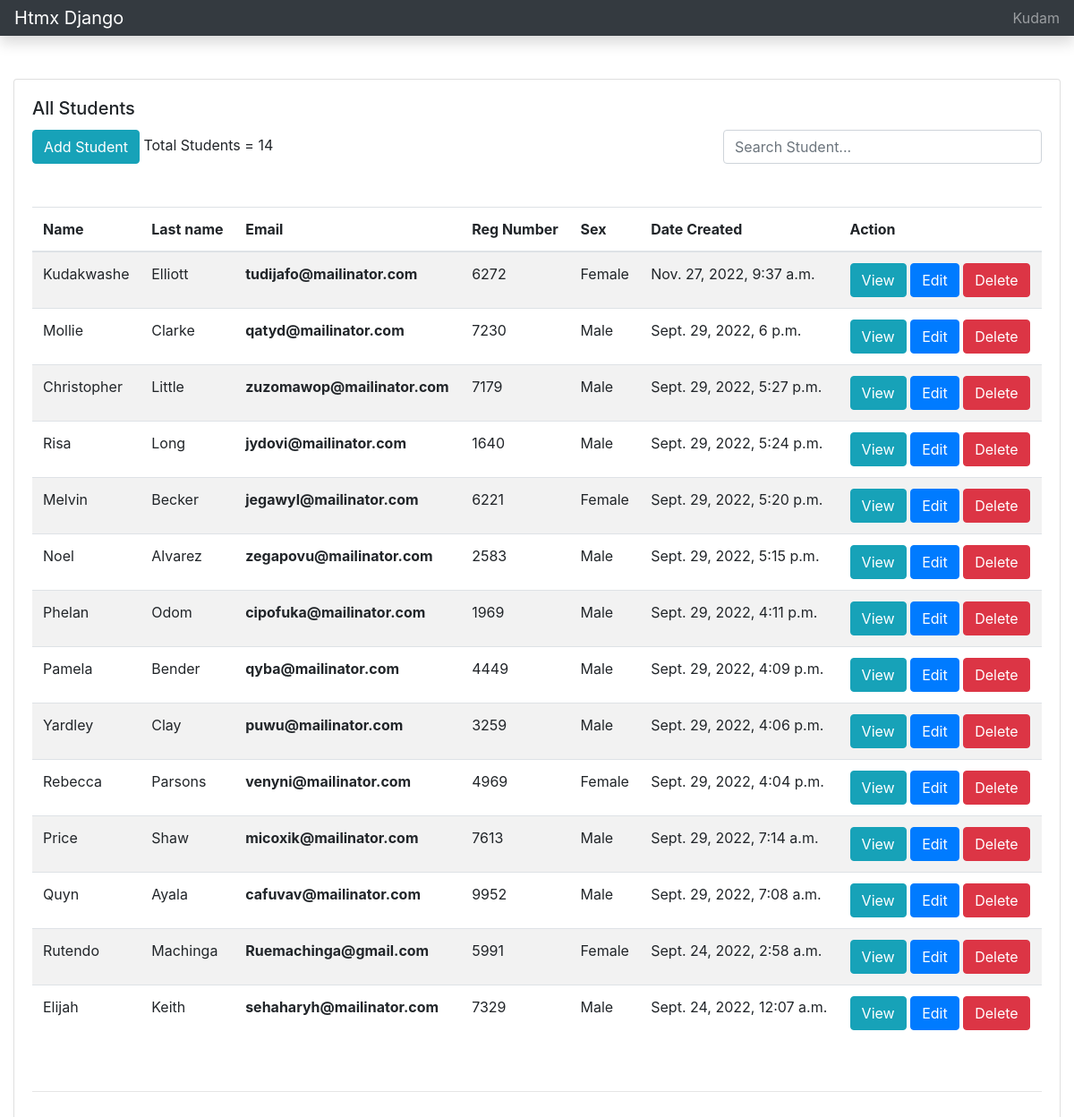
The app's page / (signed in) with its own data.
### main/models.py (models this page shows, shortened)
class students(models.Model):
    sex_choices =(
        ('Male','Male'),
        ('Female','Female')
    )
    student_firstname = models.CharField(max_length=20)
    student_lastname = models.CharField(max_length=20)
    student_email = models.EmailField(max_length=255,unique=True)
    student_regnumber = models.CharField(max_length=20,default=random_reg_number)
    student_sex = models.CharField(max_length=6,choices=sex_choices,default=sex_choices)
    date_created = models.DateTimeField(default=datetime.today)
    class Meta:
    		ordering = ['-date_created']

### main/views.py (the view)
# urls.py: path('',views.home,name="home"),
def home(request):
    context = {'students': students.objects.all()}
    return render(request, 'main/home.html', context)

### main/templates/main/home.html
{% extends "main/base.html" %}
{% load crispy_forms_tags %}
{% block content %}
<div class="container-fluid" id="cover">
          <div id="student-list">
        {% include 'main/students.html' %}
     </div>
</div>
{% endblock content %}

### main/templates/main/base.html (shortened to what this page needs)
{% load static %}
<!DOCTYPE html>
<html lang="en">
<head>
    <link href="{% static 'main.css' %}" rel="stylesheet"/>
</head>
<body id="body">
  <nav class="navbar navbar-dark sticky-top bg-dark flex-md-nowrap p-0 shadow">
    <a class="navbar-brand col-md-3 col-lg-2 mr-0 px-3" href="#">Htmx Django</a>
    <ul class="navbar-nav px-3">
       <li class="nav-item text-nowrap">
        {% if user.is_authenticated %}
        <a class="nav-link" href="#">{{user.username|capfirst }}</a>
      </li>
    </ul>
       {% endif %}
  </nav>
  <br/>  <br/>
    {% block content %}
    {% endblock content %}
</body>
</html>

### main/templates/main/students.html (shortened to what this page needs)
  <div class="row">
    <div class="col-lg-12">
      <div class="card">
        <div class="card-body">
                      <h5 class="card-title">All Students
                           </h5>
                      <div class="row">
                        <div class="col-xs-12 col-sm-6 col-md-8"><button hx-get="{% url 'form' %}"
                          hx-swap='innerHTML'
                          hx-target="#cover"
                          class="btn btn-info">
                          Add Student
                        </button>
                       Total Students =  {{ students.count }}
                      </div>
                        <div class="col-xs-6 col-md-4">
                          {% include 'main/search_input.html' %}
                        </div>
                      </div>
<br/>
          <div class="table-responsive" id="results" >
            {% if students %}
           <table class="table table-striped">
              <thead>
                <tr>
                  <th scope="col">Name </th>
                  <th scope="col">Last name</th>
                  <th scope="col">Email</th>
                  <th scope="col">Reg Number</th>
                  <th scope="col">Sex</th>
                  <th scope="col">Date Created</th>
                  <th>Action</th>
                </tr>
              </thead>
              <tbody>
                {% for student in students %}
                <tr>
                  <td >{{ student.student_firstname }}</td>
                  <td >{{ student.student_lastname }}</td>
                    <th >{{ student.student_email }}</td>
                  <td >{{ student.student_regnumber }}</td>
                  <td >{{ student.student_sex }}</td>
                  <td >{{ student.date_created }}</td>
                      <td>
                          <div x-data="{ open: false }">
                        <button
                        x-show="!open"
                        hx-get="{% url 'student-detail' student.id %}"
                        hx-swap='innerHTML'
                        hx-target="#cover"
                        class="btn btn-info">
                        View
                          </button>
                          <button
                          x-show="!open"
                          hx-get="{% url 'update-student' student.id %}"
                          hx-swap='innerHTML'
                          hx-target="#cover"
                          class="btn btn-primary">Edit</button>
                          <button
                           x-on:click="open = !open"
                           x-text="open ? 'Cancel' :'Delete' "
                           x-bind:class="open ? 'btn btn-warning' : 'btn btn-danger' ">
                           </button>
                          </div>
                      </td>
                </tr>
                {% endfor %}
              </tbody>
            </table>
            {% else %}
            <div  class="alert alert-warning" role="alert">
               <center> No Results</center>
            </div>
           {% endif %}
            <br>
            <hr>
        </div>
        </div>
      </div>
    </div>
    </div>

### records on screen
students: student_firstname "Kudakwashe", student_lastname "Elliott", student_email "tudijafo@mailinator.com", student_regnumber "6272", student_sex "Female", date_created "Nov. 27, 2022, 9:37 a.m."
students: student_firstname "Mollie", student_lastname "Clarke", student_email "qatyd@mailinator.com", student_regnumber "7230", student_sex "Male", date_created "Sept. 29, 2022, 6 p.m."
students: student_firstname "Christopher", student_lastname "Little", student_email "zuzomawop@mailinator.com", student_regnumber "7179", student_sex "Male", date_created "Sept. 29, 2022, 5:27 p.m."
students: student_firstname "Risa", student_lastname "Long", student_email "jydovi@mailinator.com", student_regnumber "1640", student_sex "Male", date_created "Sept. 29, 2022, 5:24 p.m."
students: student_firstname "Melvin", student_lastname "Becker", student_email "jegawyl@mailinator.com", student_regnumber "6221", student_sex "Female", date_created "Sept. 29, 2022, 5:20 p.m."
students: student_firstname "Noel", student_lastname "Alvarez", student_email "zegapovu@mailinator.com", student_regnumber "2583", student_sex "Male", date_created "Sept. 29, 2022, 5:15 p.m."
students: student_firstname "Phelan", student_lastname "Odom", student_email "cipofuka@mailinator.com", student_regnumber "1969", student_sex "Male", date_created "Sept. 29, 2022, 4:11 p.m."
students: student_firstname "Pamela", student_lastname "Bender", student_email "qyba@mailinator.com", student_regnumber "4449", student_sex "Male", date_created "Sept. 29, 2022, 4:09 p.m."
students: student_firstname "Yardley", student_lastname "Clay", student_email "puwu@mailinator.com", student_regnumber "3259", student_sex "Male", date_created "Sept. 29, 2022, 4:06 p.m."
students: student_firstname "Rebecca", student_lastname "Parsons", student_email "venyni@mailinator.com", student_regnumber "4969", student_sex "Female", date_created "Sept. 29, 2022, 4:04 p.m."
students: student_firstname "Price", student_lastname "Shaw", student_email "micoxik@mailinator.com", student_regnumber "7613", student_sex "Male", date_created "Sept. 29, 2022, 7:14 a.m."
students: student_firstname "Quyn", student_lastname "Ayala", student_email "cafuvav@mailinator.com", student_regnumber "9952", student_sex "Male", date_created "Sept. 29, 2022, 7:08 a.m."
students: student_firstname "Rutendo", student_lastname "Machinga", student_email "Ruemachinga@gmail.com", student_regnumber "5991", student_sex "Female", date_created "Sept. 24, 2022, 2:58 a.m."
students: student_firstname "Elijah", student_lastname "Keith", student_email "sehaharyh@mailinator.com", student_regnumber "7329", student_sex "Male", date_created "Sept. 24, 2022, 12:07 a.m."

### other values on screen
{{ user.username|capfirst }} "Kudam"
{{ students.count }} "14"
